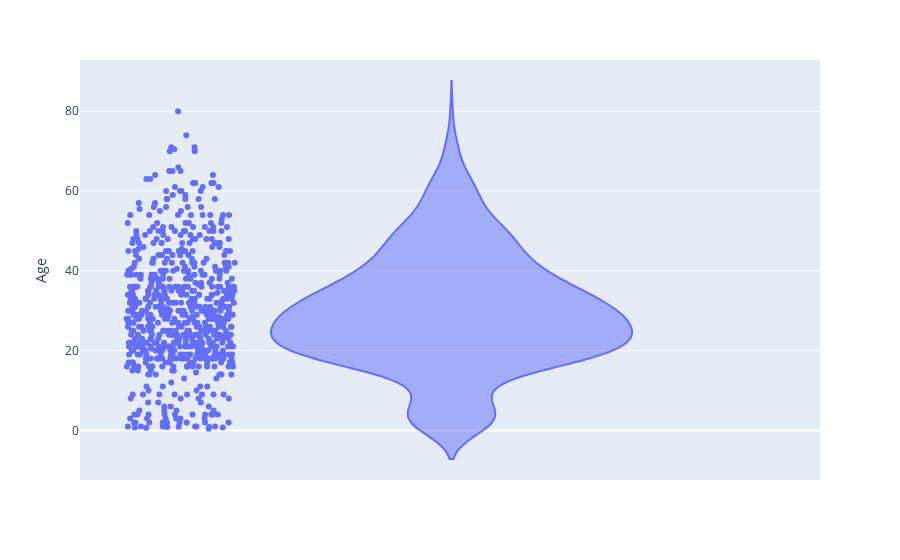

Notebook code cell kept with this figure:
### Code cell
fig = px.violin(df, y="Age", points="all")
fig.show()

### Figure 1 — Plotly figure (JSON) as saved in the notebook; plotly's stock layout.template omitted (floating-point values rounded to 4 significant figures; data arrays with more than 128 entries replaced by an {"elided": "..."} marker saying what was removed)
{"data": [{"alignmentgroup": "True", "box": {"visible": false}, "hovertemplate": "Age=%{y}<extra></extra>", "legendgroup": "", "marker": {"color": "#636efa"}, "name": "", "offsetgroup": "", "orientation": "v", "points": "all", "scalegroup": "True", "showlegend": false, "type": "violin", "x0": " ", "xaxis": "x", "y": {"elided": "891 float values"}, "y0": " ", "yaxis": "y"}], "layout": {"legend": {"tracegroupgap": 0}, "margin": {"t": 60}, "violinmode": "group", "xaxis": {"anchor": "y", "domain": [0, 1]}, "yaxis": {"anchor": "x", "domain": [0, 1], "title": {"text": "Age"}}}}
